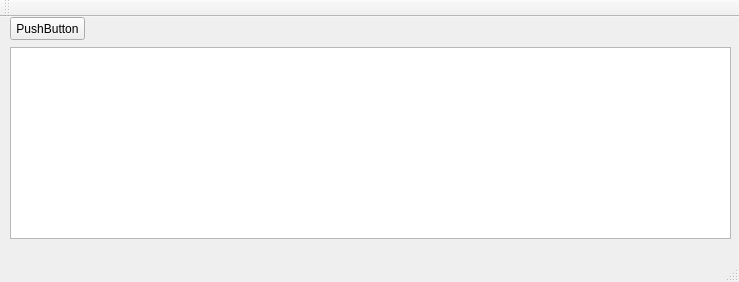
<?xml version="1.0" encoding="UTF-8"?>
<ui version="4.0">
 <class>MainWindow</class>
 <widget class="QMainWindow" name="MainWindow">
  <property name="geometry">
   <rect>
    <x>0</x>
    <y>0</y>
    <width>739</width>
    <height>282</height>
   </rect>
  </property>
  <property name="windowTitle">
   <string>MainWindow</string>
  </property>
  <widget class="QWidget" name="centralWidget">
   <widget class="QTextBrowser" name="textBrowser">
    <property name="geometry">
     <rect>
      <x>10</x>
      <y>30</y>
      <width>721</width>
      <height>192</height>
     </rect>
    </property>
   </widget>
   <widget class="QPushButton" name="pushButton">
    <property name="geometry">
     <rect>
      <x>10</x>
      <y>0</y>
      <width>75</width>
      <height>23</height>
     </rect>
    </property>
    <property name="text">
     <string>PushButton</string>
    </property>
   </widget>
   <widget class="QLabel" name="label">
    <property name="geometry">
     <rect>
      <x>100</x>
      <y>0</y>
      <width>151</width>
      <height>16</height>
     </rect>
    </property>
    <property name="text">
     <string/>
    </property>
   </widget>
  </widget>
  <widget class="QMenuBar" name="menuBar">
   <property name="geometry">
    <rect>
     <x>0</x>
     <y>0</y>
     <width>739</width>
     <height>21</height>
    </rect>
   </property>
  </widget>
  <widget class="QToolBar" name="mainToolBar">
   <attribute name="toolBarArea">
    <enum>TopToolBarArea</enum>
   </attribute>
   <attribute name="toolBarBreak">
    <bool>false</bool>
   </attribute>
  </widget>
  <widget class="QStatusBar" name="statusBar"/>
 </widget>
 <layoutdefault spacing="6" margin="11"/>
 <resources/>
 <connections/>
</ui>
